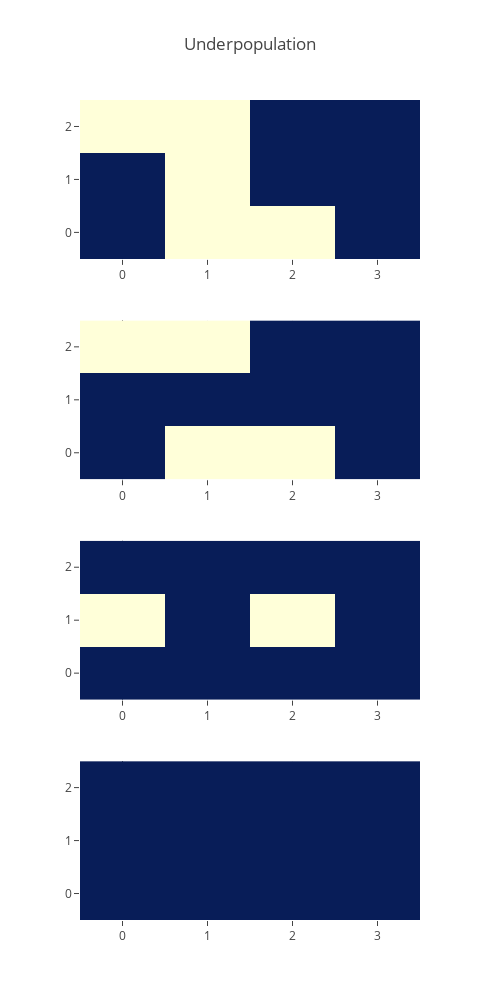

Notebook source saved alongside this figure:
### Code cell
X0 = np.array([
    [0, 1, 1, 0],
    [0, 1, 0, 0],
    [1, 1, 0, 0],
])

Y0 = game_of_life(X0, 4)

figure = tools.make_subplots(rows=4, cols=1, print_grid=False)

figure.append_trace(go.Heatmap(z=Y0[0], colorscale='YlGnBu', showscale=False), 1, 1)
figure.append_trace(go.Heatmap(z=Y0[1], colorscale='YlGnBu', showscale=False, zmin=0, zmax=1), 2, 1)
figure.append_trace(go.Heatmap(z=Y0[2], colorscale='YlGnBu', showscale=False, zmin=0, zmax=1), 3, 1)
figure.append_trace(go.Heatmap(z=Y0[3], colorscale='YlGnBu', showscale=False, zmin=0, zmax=1), 4, 1)

figure['layout'].update(title='Underpopulation', width=500, height=1000)

py.iplot(figure)

### Figure 1 — Plotly figure (JSON) as saved in the notebook; plotly's stock layout.template omitted (floating-point values rounded to 4 significant figures)
{"data": [{"colorscale": "YlGnBu", "showscale": false, "type": "heatmap", "uid": "b46cfc95-4ef6-497f-a782-b19bee293088", "xaxis": "x", "yaxis": "y", "z": [[0, 1, 1, 0], [0, 1, 0, 0], [1, 1, 0, 0]]}, {"colorscale": "YlGnBu", "showscale": false, "type": "heatmap", "uid": "c7bf37e2-edee-4edf-ba3a-13bcd536701b", "xaxis": "x2", "yaxis": "y2", "z": [[0, 1, 1, 0], [0, 0, 0, 0], [1, 1, 0, 0]], "zmax": 1, "zmin": 0}, {"colorscale": "YlGnBu", "showscale": false, "type": "heatmap", "uid": "9409e3ef-ad12-467e-80cb-56af9220f393", "xaxis": "x3", "yaxis": "y3", "z": [[0, 0, 0, 0], [1, 0, 1, 0], [0, 0, 0, 0]], "zmax": 1, "zmin": 0}, {"colorscale": "YlGnBu", "showscale": false, "type": "heatmap", "uid": "5943bc11-101e-4998-a63c-b78aa6818649", "xaxis": "x4", "yaxis": "y4", "z": [[0, 0, 0, 0], [0, 0, 0, 0], [0, 0, 0, 0]], "zmax": 1, "zmin": 0}], "layout": {"height": 1000, "title": {"text": "Underpopulation"}, "width": 500, "xaxis": {"anchor": "y", "domain": [0, 1]}, "xaxis2": {"anchor": "y2", "domain": [0, 1]}, "xaxis3": {"anchor": "y3", "domain": [0, 1]}, "xaxis4": {"anchor": "y4", "domain": [0, 1]}, "yaxis": {"anchor": "x", "domain": [0.8063, 1]}, "yaxis2": {"anchor": "x2", "domain": [0.5375, 0.7312]}, "yaxis3": {"anchor": "x3", "domain": [0.2687, 0.4625]}, "yaxis4": {"anchor": "x4", "domain": [0, 0.1938]}}}
